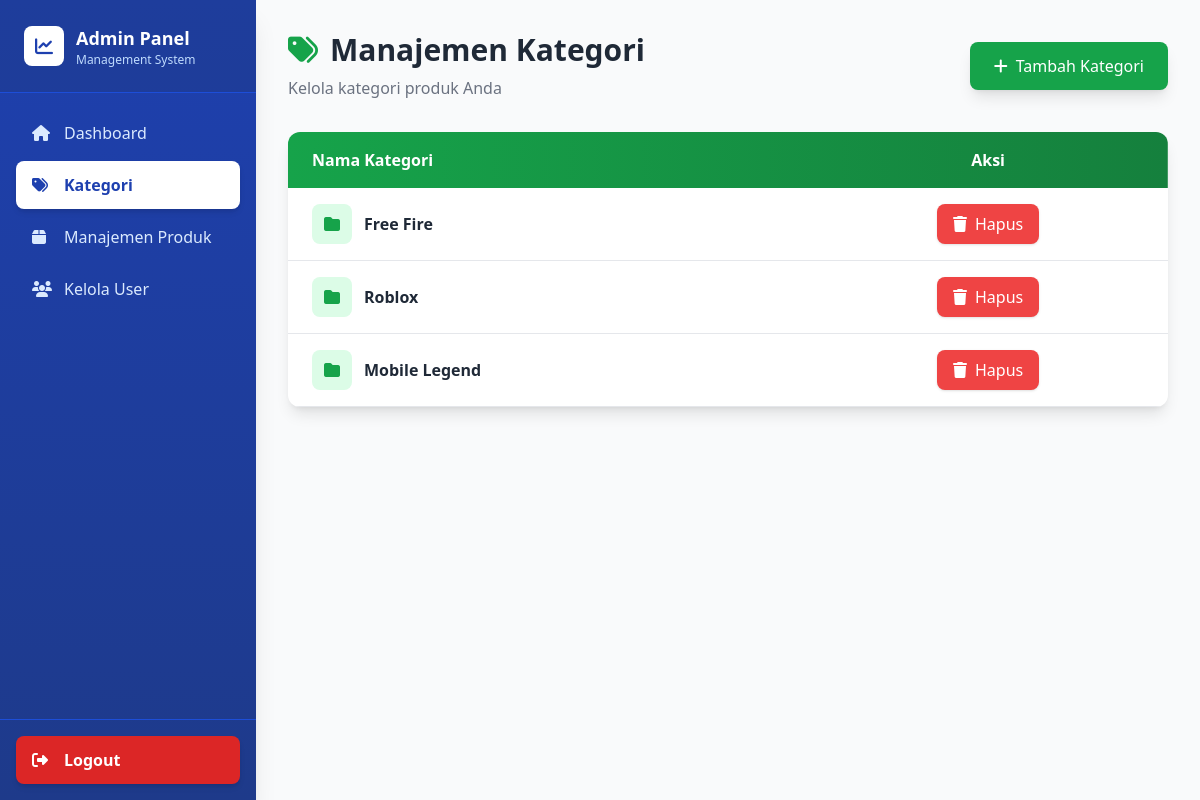
The page /kategori.php (signed in) on the database its author committed.
### tables this page shows
CREATE TABLE IF NOT EXISTS kategori (
    id INT AUTO_INCREMENT PRIMARY KEY,
    nama_kategori VARCHAR(100) NOT NULL
);

### kategori.php (the view, shortened to what this page needs)
<?php
include "koneksi.php";
$kategori = mysqli_query($conn, "SELECT * FROM kategori ORDER BY id DESC");
?>
<!DOCTYPE html>
<html lang="id">
<head>
    <script src="https://cdn.tailwindcss.com"></script>
    <link rel="stylesheet" href="https://cdnjs.cloudflare.com/ajax/libs/font-awesome/6.4.0/css/all.min.css">
</head>
<body class="bg-gray-50 min-h-screen">
    <div class="flex min-h-screen">
        <?php $activePage = 'kategori'; include 'sidebar.php'; ?>
        <main class="flex-1 p-8">
            <div class="max-w-4xl mx-auto">
                <div class="mb-8">
                    <div class="flex items-center justify-between mb-6">
                        <div>
                            <h1 class="text-3xl font-bold text-gray-800 flex items-center gap-3">
                                <i class="fas fa-tags text-green-600"></i>
                                Manajemen Kategori
                            </h1>
                            <p class="text-gray-500 mt-2">Kelola kategori produk Anda</p>
                        </div>
                        <a href="tambah_kategori.php" class="bg-green-600 text-white px-6 py-3 rounded-lg hover:bg-green-700 transition-all duration-300 flex items-center gap-2 shadow-lg hover:shadow-xl transform hover:scale-105">
                            <i class="fas fa-plus"></i>
                            Tambah Kategori
                        </a>
                    </div>
                </div>
                <div class="bg-white rounded-xl shadow-lg overflow-hidden">
                    <div class="overflow-x-auto">
                        <table class="w-full">
                            <thead>
                                <tr class="bg-gradient-to-r from-green-600 to-green-700 text-white">
                                    <th class="px-6 py-4 text-left font-semibold">Nama Kategori</th>
                                    <th class="px-6 py-4 text-center font-semibold">Aksi</th>
                                </tr>
                            </thead>
                            <tbody>
                                <?php while ($row = mysqli_fetch_assoc($kategori)) { ?>
                                <tr class="border-b hover:bg-green-50 transition-colors duration-200">
                                    <td class="px-6 py-4">
                                        <div class="flex items-center gap-3">
                                            <div class="w-10 h-10 bg-green-100 rounded-lg flex items-center justify-center">
                                                <i class="fas fa-folder text-green-600"></i>
                                            </div>
                                            <span class="font-semibold text-gray-800"><?php echo htmlspecialchars($row['nama_kategori']); ?></span>
                                        </div>
                                    </td>
                                    <td class="px-6 py-4 text-center">
                                        <a href="hapus_kategori.php?id=<?php echo $row['id']; ?>" class="bg-red-500 text-white px-4 py-2 rounded-lg hover:bg-red-600 transition-all duration-300 inline-flex items-center gap-2 shadow hover:shadow-lg transform hover:scale-105" onclick="return confirm('Yakin ingin menghapus kategori ini?')">
                                            <i class="fas fa-trash"></i>
                                            Hapus
                                        </a>
                                    </td>
                                </tr>
                                <?php } ?>
                            </tbody>
                        </table>
                    </div>
                </div>
            </div>
        </main>
    </div>
</body>
</html>

### rows shown on the page
kategori: nama_kategori "Free Fire"
kategori: nama_kategori "Roblox"
kategori: nama_kategori "Mobile Legend"
